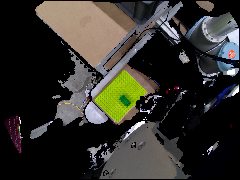
#> input picture src/panda_pick/src/o3p/color.png, 240 x 180 px, found by its file name
$ python realsense_view.py
#> lines starting #> are read from the running program, lines starting #| are printed output that depends on the picture; after the words box and inside, x2 and y2 are one past the last pixel; in counts of white or black regions, pixels touching at a corner belong together
#!/usr/bin/env python3
# -*- coding: utf-8 -*-
"""RealSense 实时预览(读 grabber 写的文件, 不占相机、不冲突)。
左=彩色 右=深度彩色化, 放大显示。按 q 退出。"""
import time
import cv2
import numpy as np

O3P = "/home/i6user/Desktop/robot_lego/src/panda_pick/src/o3p"


def main():
    win = "RealSense Live (color | depth)"
    cv2.namedWindow(win, cv2.WINDOW_NORMAL)
    cv2.resizeWindow(win, 1600, 640)
    while True:
        color = cv2.imread(O3P + "/color.png")
#> color is the input picture: shape (180, 240, 3); mean B, G, R 44, 49.4, 50.9
        try:
            depth = np.load(O3P + "/depth.npy")
#> (reads src/panda_pick/src/o3p/depth.npy from the repository)
        except Exception:
            depth = None
        if color is None:
            time.sleep(0.1)
            continue
        h, w = color.shape[:2]
#> h = 180; w = 240
        if depth is not None:
            dn = np.clip(depth.astype(np.float32), 0, 1500)
            dn = (dn / 1500.0 * 255).astype(np.uint8)
            dcol = cv2.applyColorMap(dn, cv2.COLORMAP_JET)
            dcol[depth == 0] = 0
            dcol = cv2.resize(dcol, (w, h))
            vis = np.hstack([color, dcol])
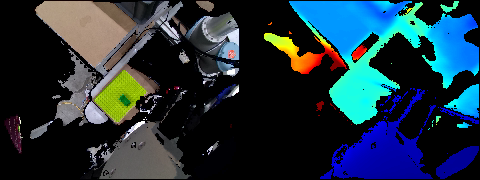
#> vis: shape (180, 480, 3); mean B, G, R 62.8, 50.9, 30.9
        else:
            vis = color
        try:
            f = open(O3P + "/frame.txt").read().strip()
        except Exception:
            f = "?"
        cv2.putText(vis, f"frame {f}  {w}x{h}", (10, 30),
                    cv2.FONT_HERSHEY_SIMPLEX, 0.8, (0, 255, 0), 2)
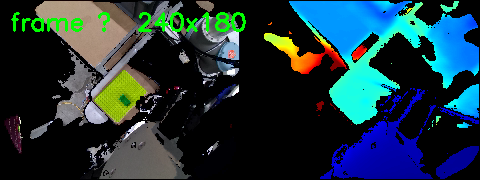
#> vis: shape (180, 480, 3); 1.67% of pixels changed, all inside (x1, y1, x2, y2) = (11, 12, 246, 32)
        cv2.imshow(win, cv2.resize(vis, (1600, 640)))
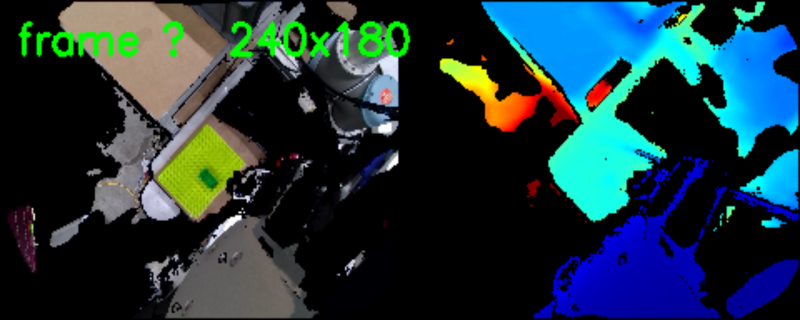
#> window 'RealSense Live (color | depth)': shape (640, 1600, 3) (shown at 1/2 size); mean B, G, R 61.5, 53.8, 29.5
        if (cv2.waitKey(50) & 0xFF) == ord('q'):
#> (key q is pressed here)
            break
    cv2.destroyAllWindows()


if __name__ == "__main__":
    main()
